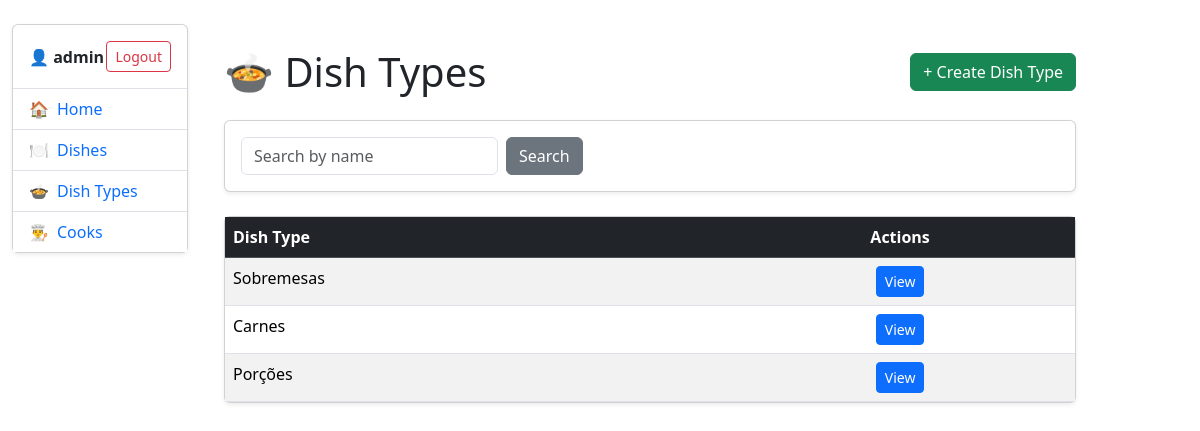
The page /dish-types/ (signed in) on the database as committed earlier.
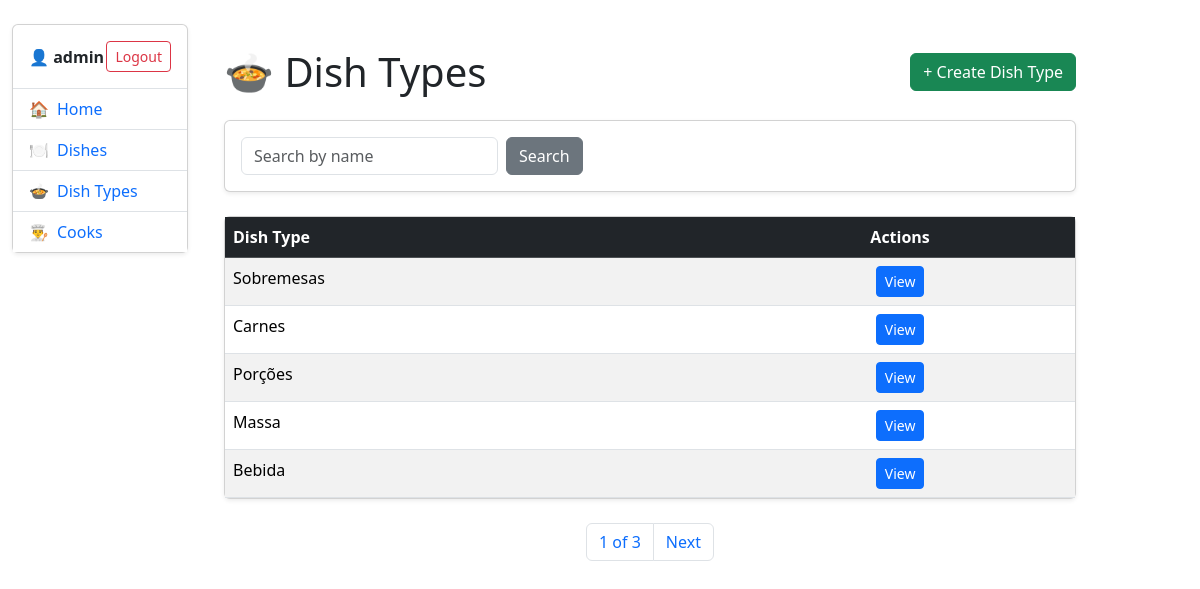
The same page on the database as committed later.
### kitchen/models.py (models this page shows, shortened)
class Cook(AbstractUser):
    years_of_experience = models.IntegerField(
        null=True,
        blank=True,
    )

class DishType(models.Model):
    name = models.CharField(max_length=255)

### kitchen/views.py (the view)
# urls.py: path("dish-types/", DishTypeListView.as_view(), name="dish-type-list"),
class DishTypeListView(LoginRequiredMixin, generic.ListView):
    model = DishType
    paginate_by = 5
    def get_context_data(
        self, *, object_list = ..., **kwargs
    ):
        context = super(DishTypeListView, self).get_context_data(**kwargs)
        name = self.request.GET.get("name", "")
        context["search_form"] = DishTypesSearchForm(
            initial={"name": name}
        )
        return context
    def get_queryset(self):
        queryset = super().get_queryset()
        name = self.request.GET.get("name")
        if name:
            queryset = queryset.filter(name__icontains=name)
        return queryset

### kitchen/forms.py
class DishTypesSearchForm(forms.Form):
    name = forms.CharField(
        max_length=255,
        required=False,
        label="",
        widget=forms.TextInput(
            attrs={
                "placeholder": "Search by name",
                "class": "form-control",
            }
        )
    )

### kitchen/templatetags/query_transform.py (called while the page is built)
@register.simple_tag
def query_transform(request, **kwargs):
    updated = request.GET.copy()
    for key, value in kwargs.items():
        if value is not None:
            updated[key] = value
        else:
            updated.pop(key, 0)
    return updated.urlencode()

### templates/kitchen/dishtype_list.html (shortened to what this page needs)
{% extends "base.html" %}
{% block content %}
<div class="container mt-4">
  <div class="d-flex justify-content-between align-items-center mb-4">
    <h1 class="mb-0">🍲 Dish Types</h1>
    <a class="btn btn-success" href="{% url 'kitchen:dish-type-create' %}">
      + Create Dish Type
    </a>
  </div>
  <div class="card mb-4 shadow-sm">
    <div class="card-body">
      <form class="d-flex gap-2" method="get">
        {{ search_form }}
        <button class="btn btn-secondary" type="submit">
          Search
        </button>
      </form>
    </div>
  </div>
  <div class="card shadow-sm">
    <div class="card-body p-0">
      <table class="table table-striped table-hover mb-0">
        <thead class="table-dark">
          <tr>
            <th>Dish Type</th>
            <th class="text-center">Actions</th>
          </tr>
        </thead>
        <tbody>
          {% for dish_type in dishtype_list %}
            <tr>
              <td>{{ dish_type.name }}</td>
              <td class="text-center">
                <a class="btn btn-sm btn-primary"
                   href="{% url 'kitchen:dish-type-detail' dish_type.id %}">
                  View
                </a>
              </td>
            </tr>
          {% empty %}
            <tr>
              <td colspan="2" class="text-center text-muted py-4">
                No dish types found.
              </td>
            </tr>
          {% endfor %}
        </tbody>
      </table>
    </div>
  </div>
</div>
{% endblock %}

### templates/base.html (shortened to what this page needs)
<!DOCTYPE html>
<html lang="en">
<head>
  <link href="https://cdn.jsdelivr.net/npm/bootstrap@5.3.8/dist/css/bootstrap.min.css" rel="stylesheet">
</head>
<body>
  <div class="container-fluid mt-4">
    <div class="row">
      <div class="col-2">
        {% block sidebar %}
          {% include "includes/sidebar.html" %}
        {% endblock %}
      </div>
      <div class="col-9">
        {% block content %}{% endblock %}
        {% block pagination %}
          {% include "includes/pagination.html" %}
        {% endblock %}
      </div>
    </div>
  </div>
</body>
</html>

### templates/includes/sidebar.html (shortened to what this page needs)
<div class="card shadow-sm">
  <div class="card-body p-0">
    {% if user.is_authenticated %}
      <div class="p-3 border-bottom d-flex align-items-center justify-content-between">
        <div>
          <strong>👤 {{ user.username }}</strong>
        </div>
        <form action="{% url 'logout' %}" method="post" class="mb-0">
          <button class="btn btn-sm btn-outline-danger" type="submit">
            Logout
          </button>
        </form>
      </div>
    {% else %}
      <div class="p-3 border-bottom text-center">
        <a class="btn btn-outline-primary w-100" href="{% url 'login' %}">
          Login
        </a>
      </div>
    {% endif %}
    <ul class="list-group list-group-flush">
      <li class="list-group-item">
        <a class="text-decoration-none d-flex align-items-center gap-2"
           href="{% url 'kitchen:index' %}">
          🏠 <span>Home</span>
        </a>
      </li>
      <li class="list-group-item">
        <a class="text-decoration-none d-flex align-items-center gap-2"
           href="{% url 'kitchen:dish-list' %}">
          🍽️ <span>Dishes</span>
        </a>
      </li>
      <li class="list-group-item">
        <a class="text-decoration-none d-flex align-items-center gap-2"
           href="{% url 'kitchen:dish-type-list' %}">
          🍲 <span>Dish Types</span>
        </a>
      </li>
      <li class="list-group-item">
        <a class="text-decoration-none d-flex align-items-center gap-2"
           href="{% url 'kitchen:cook-list' %}">
          👨‍🍳 <span>Cooks</span>
        </a>
      </li>
    </ul>
  </div>
</div>

### templates/includes/pagination.html (shortened to what this page needs)
{% load query_transform %}
{% if is_paginated %}
  <nav class="mt-4">
    <ul class="pagination justify-content-center">
      <li class="page-item">
        <span class="page-link">{{ page_obj.number }} of {{ paginator.num_pages }}</span>
      </li>
      {% if page_obj.has_next %}
      <li class="page-item">
        <a class="page-link" href="?{% query_transform request page=page_obj.next_page_number %}">Next</a>
      </li>
      {% endif %}
    </ul>
  </nav>
{% endif %}

Rows that differ between the two databases and show on the page:
added DishType: name "Massa"
added DishType: name "Bebida"
Other text that changed with them:
{{ page_obj.number }}: (not shown) → "1"
{{ paginator.num_pages }}: (not shown) → "3"
text now shown: "of Next"
